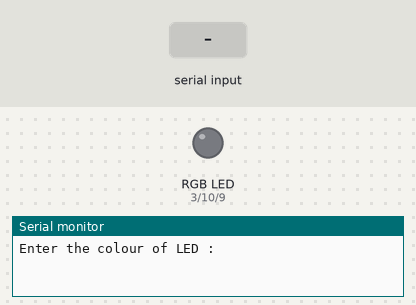
Recording of a sketch running on a simulated Arduino Uno, built with avr-gcc and run on an emulated ATmega328P. Parts: an RGB LED mixed from three pins (HIGH = lit), the last lines printed to the serial monitor. Inputs (shaded band) come from the test bench.

Above: at 1.2 s.
1.3 s: "RED" received over Serial
At 2.7 s:
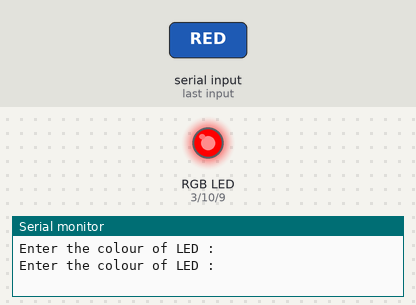
3.8 s: "BLUE" received over Serial
At 5.8 s:
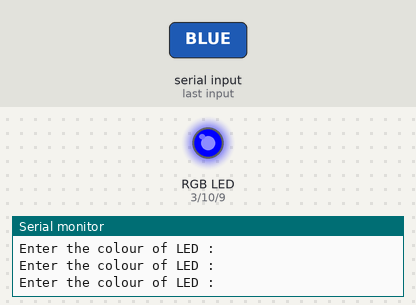
6.3 s: "GREEN" received over Serial
At 7.8 s:
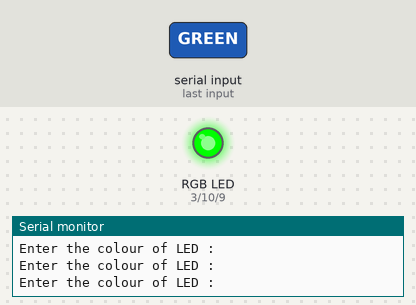
8.8 s: "WHITE" received over Serial
At 10.9 s:
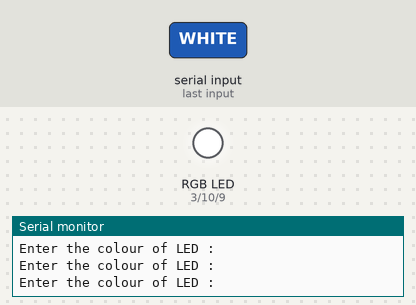
11.3 s: "red" received over Serial
At 12.7 s:
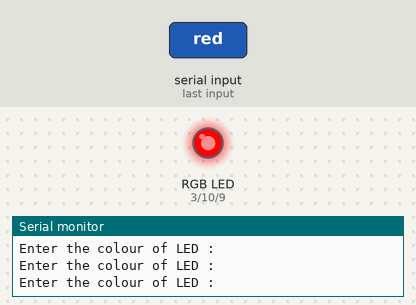
13.8 s: "blue" received over Serial
At 15.9 s:
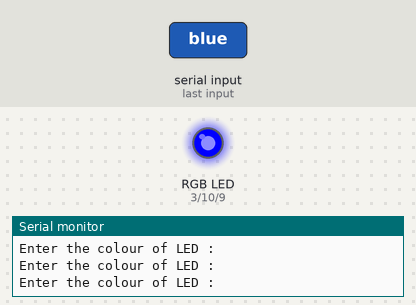
Timing chart, 0 to 17.3 s (numbered marks = the images above; inputs shaded):
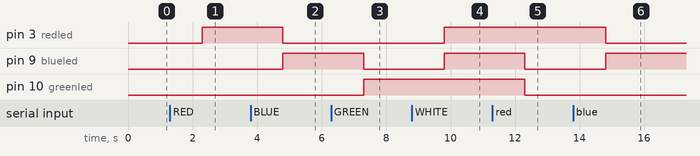

Measured:
- after the input at 1.3 s, pin 3 (redled): LOW → HIGH after 1.0 s
- after the input at 3.8 s, pin 3 (redled): HIGH → LOW after 1.0 s; pin 9 (blueled): LOW → HIGH after 1.0 s
- after the input at 6.3 s, pin 9 (blueled): HIGH → LOW after 1.0 s; pin 10 (greenled): LOW → HIGH after 1.0 s
- after the input at 8.8 s, pin 3 (redled), pin 9 (blueled): LOW → HIGH after 1.0 s
- after the input at 11.3 s, pin 9 (blueled), pin 10 (greenled): HIGH → LOW after 1.0 s
- after the input at 13.8 s, pin 3 (redled): HIGH → LOW after 1.0 s; pin 9 (blueled): LOW → HIGH after 1.0 s

The sketch:

RGB_light_colours.ino
```cpp
//RGB_light_colours

String msg = "Enter the colour of LED : ";
String ledcolor;
int blueled=9;  //PWM
int greenled=10;  //PWM
int redled=3;   //PWM
int counter=1;

void setup()
{
   pinMode(redled ,OUTPUT);
   pinMode(blueled,OUTPUT);
   pinMode(greenled,OUTPUT);
   Serial.begin(9600);
}


void loop()
{

 Serial.println(msg);
 while(Serial.available()==0){}

 ledcolor= Serial.readString();

 if(ledcolor=="RED"||ledcolor=="red")
 { digitalWrite(redled,HIGH);
   digitalWrite(blueled,LOW);
   digitalWrite(greenled,LOW);
 }

 if(ledcolor=="BLUE"||ledcolor=="blue")
 { digitalWrite(redled,LOW);
   digitalWrite(blueled,HIGH);
   digitalWrite(greenled,LOW);
 }

 if(ledcolor=="GREEN"||ledcolor=="green")
 { digitalWrite(redled,LOW);
   digitalWrite(blueled,LOW);
   digitalWrite(greenled,HIGH);
 }

 if(ledcolor=="WHITE"||ledcolor=="white")
 { analogWrite(redled,255);
   analogWrite(greenled,255);
   analogWrite(blueled,255);
 }

 if(ledcolor=="OFF"||ledcolor=="off")
 { analogWrite(redled,0);
   analogWrite(greenled,0);
   analogWrite(blueled,0);
 }


 if(ledcolor=="YELLOW"||ledcolor=="yellow")
 { analogWrite(redled,255);
   analogWrite(greenled,200);
   analogWrite(blueled,0);
 }


 if(ledcolor=="CYAN"||ledcolor=="cyan")
 { analogWrite(redled,0);
   analogWrite(greenled,255);
   analogWrite(blueled,255);
 }

 if(ledcolor=="MAGENTA"||ledcolor=="magenta")
 { analogWrite(redled,255);
   analogWrite(greenled,0);
   analogWrite(blueled,150);
 }

 if(ledcolor=="ORANGE"||ledcolor=="orange")
 {
   analogWrite(redled,255);
   analogWrite(greenled,140);
   analogWrite(blueled,0);
 }

  if(ledcolor=="try"||ledcolor=="try")
 {
         for(int i=0;i<255;i=i+2){
       analogWrite(redled,0);    //blue
       analogWrite(greenled,0);
       analogWrite(blueled,i);
       delay(4);
      }
 }

}
```
